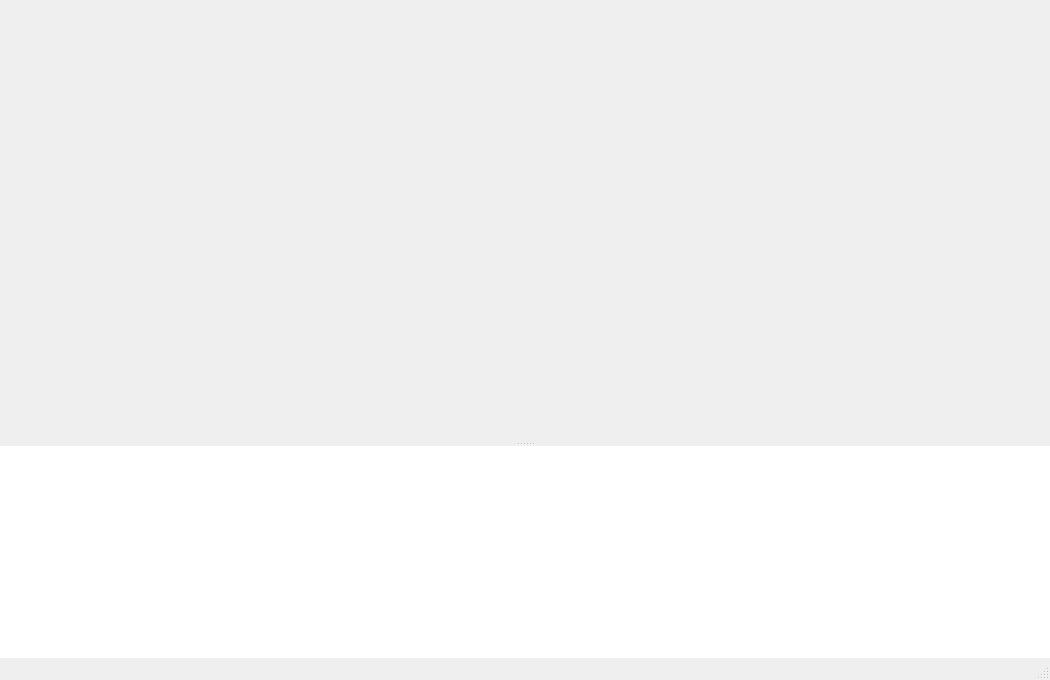
<?xml version="1.0" encoding="UTF-8"?>
<ui version="4.0">
 <class>MainWindow</class>
 <widget class="QMainWindow" name="MainWindow">
  <property name="geometry">
   <rect>
    <x>0</x>
    <y>0</y>
    <width>1050</width>
    <height>680</height>
   </rect>
  </property>
  <property name="windowTitle">
   <string>MainWindow</string>
  </property>
  <property name="styleSheet">
   <string notr="true">QMainWindow::separator {
  width: 1px;
}

QToolButton {
	font-size: 13px;
}
</string>
  </property>
  <widget class="QWidget" name="centralWidget">
   <layout class="QVBoxLayout" name="verticalLayout">
    <property name="leftMargin">
     <number>0</number>
    </property>
    <property name="topMargin">
     <number>0</number>
    </property>
    <property name="rightMargin">
     <number>0</number>
    </property>
    <property name="bottomMargin">
     <number>0</number>
    </property>
    <item>
     <widget class="QSplitter" name="splitter">
      <property name="orientation">
       <enum>Qt::Vertical</enum>
      </property>
      <widget class="QFrame" name="frame">
       <property name="sizePolicy">
        <sizepolicy hsizetype="Expanding" vsizetype="Expanding">
         <horstretch>0</horstretch>
         <verstretch>0</verstretch>
        </sizepolicy>
       </property>
       <property name="frameShape">
        <enum>QFrame::NoFrame</enum>
       </property>
       <layout class="QHBoxLayout" name="horizontalLayout">
        <property name="leftMargin">
         <number>0</number>
        </property>
        <property name="topMargin">
         <number>0</number>
        </property>
        <property name="rightMargin">
         <number>0</number>
        </property>
        <property name="bottomMargin">
         <number>0</number>
        </property>
        <item>
         <widget class="MainPlotWidget" name="plotWidget" native="true">
          <property name="minimumSize">
           <size>
            <width>500</width>
            <height>400</height>
           </size>
          </property>
         </widget>
        </item>
       </layout>
      </widget>
      <widget class="QPlainTextEdit" name="loggerWidget">
       <property name="frameShape">
        <enum>QFrame::NoFrame</enum>
       </property>
       <property name="frameShadow">
        <enum>QFrame::Plain</enum>
       </property>
       <property name="lineWidth">
        <number>1</number>
       </property>
       <property name="readOnly">
        <bool>true</bool>
       </property>
       <property name="tabStopWidth">
        <number>120</number>
       </property>
      </widget>
     </widget>
    </item>
   </layout>
  </widget>
  <widget class="QMenuBar" name="menubar">
   <property name="geometry">
    <rect>
     <x>0</x>
     <y>0</y>
     <width>1050</width>
     <height>24</height>
    </rect>
   </property>
  </widget>
  <widget class="QStatusBar" name="statusbar">
   <property name="enabled">
    <bool>true</bool>
   </property>
  </widget>
  <action name="openAboutDialogAction">
   <property name="text">
    <string>About</string>
   </property>
   <property name="menuRole">
    <enum>QAction::NoRole</enum>
   </property>
  </action>
 </widget>
 <customwidgets>
  <customwidget>
   <class>MainPlotWidget</class>
   <extends>QWidget</extends>
   <header>crispy.plot</header>
   <container>1</container>
  </customwidget>
 </customwidgets>
 <resources/>
 <connections/>
</ui>
